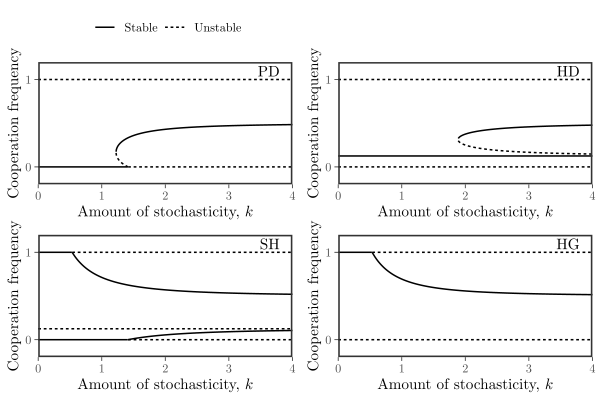

Write the R code that produced this figure.
library(dplyr)
library(ggplot2); theme_set(theme_bw(base_family="Times"))
library(egg)
library(tikzDevice)

gfun <- function(x, amat, k) {
  R <- amat[1,1]
  S <- amat[1,2]
  T <- amat[2,1]
  P <- amat[2,2]
  
  xstar <- c(P-S)/(R+P-T-S)
  K <- 1/(k^2 * (R+P-T-S))
  
  if (k > 0) {
    k^2 * (R+P-T-S)^2 * (x-xstar) * (K + (1/2-x) * (x-xstar))
  } else {
    R * x + S * (1-x) - T * x - P * (1-x)
  }
}

dfdx <- function(x, amat, k) {
  R <- amat[1,1]
  S <- amat[1,2]
  T <- amat[2,1]
  P <- amat[2,2]
  
  xstar <- c(P-S)/(R+P-T-S)
  K <- 1/(k^2 * (R+P-T-S))
  
  if (k > 0) {
    dGdx <- k^2 * (R+P-T-S)^2 * (K + (1/2-x) * (x-xstar)) +
      k^2 * (R+P-T-S)^2 * (x-xstar) * (
        (1/2+xstar) - 2 * x
      )
  } else {
    dGdx <- R+P-T-S
  }
  
  x*(1-x) * dGdx + (1-2*x) * gfun(x, amat, k)
}

eqfun <- function(amat, kvec) {
  lapply(kvec, function(k) {
    eq1 <- 0
    eq2 <- 1
    
    st1 <- dfdx(eq1, amat, k) < 0
    st2 <- dfdx(eq2, amat, k) < 0
    
    R <- amat[1,1]
    S <- amat[1,2]
    T <- amat[2,1]
    P <- amat[2,2]
    
    xstar <- c(P-S)/(R+P-T-S)
    
    if(0 < xstar & xstar < 1) {
      eq3 <- xstar
      st3 <- dfdx(eq3, amat, k) < 0
    } else {
      eq3 <- NA
      st3 <- NA
    }
    
    K <- 1/(k^2 * (R+P-T-S))
    
    if ((1/2-xstar)^2 + 4 * K > 0) {
      eq4 <- (xstar + 1/2 + sqrt((1/2-xstar)^2 + 4 * K))/2
      eq5 <- (xstar + 1/2 - sqrt((1/2-xstar)^2 + 4 * K))/2
      st4 <- dfdx(eq4, amat, k) < 0
      st5 <- dfdx(eq5, amat, k) < 0
    } else {
      eq4 <- NA
      eq5 <- NA
      st4 <- NA
      st5 <- NA
    }
    
    data.frame(
      k=k,
      eq=c(eq1, eq2, eq3, eq4, eq5),
      st=c("Unstable", "Stable")[c(st1, st2, st3, st4, st5)+1],
      group=1:5
    )
  }) %>%
    bind_rows
}

amat_pd <- matrix(c(1, -1, 8, 0), 2, 2, byrow=TRUE)
amat_hg <- matrix(c(8, 1, 1, 0), 2, 2, byrow=TRUE)
amat_co <- matrix(c(8, -1, 1, 0), 2, 2, byrow=TRUE)
amat_sd <- matrix(c(1, 1, 8, 0), 2, 2, byrow=TRUE)

kvec <- seq(0, 4, length.out=801)

eq_pd <- eqfun(amat_pd, kvec) %>%
  filter(!is.na(eq), eq >= 0, eq <= 1)

eq_hg <- eqfun(amat_hg, kvec) %>%
  filter(!is.na(eq), eq >= 0, eq <= 1)

eq_co <- eqfun(amat_co, kvec) %>%
  filter(!is.na(eq), eq >= 0, eq <= 1)

eq_sd <- eqfun(amat_sd, kvec) %>%
  filter(!is.na(eq), eq >= 0, eq <= 1)

g1 <- ggplot(eq_pd) +
  geom_path(aes(k, eq, group=interaction(group, st), linetype=st), lwd=1) +
  annotate("text", x=3.8, y=1, label="PD", hjust=1, vjust=-0.3) +
  scale_x_continuous("Amount of stochasticity, $k$", expand=c(0, 0)) +
  scale_y_continuous("Cooperation frequency", limits=c(-0.2, 1.2), expand=c(0, 0),
                     breaks=c(0, 1)) +
  theme(
    panel.grid = element_blank(),
    panel.border = element_rect(linewidth=2),
    legend.title = element_blank(),
    legend.position = "top"
  )

g2 <- ggplot(eq_hg) +
  geom_path(aes(k, eq, group=interaction(group, st), linetype=st), lwd=1) +
  annotate("text", x=3.8, y=1, label="HG", hjust=1, vjust=-0.3) +
  scale_x_continuous("Amount of stochasticity, $k$", expand=c(0, 0)) +
  scale_y_continuous("Cooperation frequency", limits=c(-0.2, 1.2), expand=c(0, 0),
                     breaks=c(0, 1))+
  theme(
    panel.grid = element_blank(),
    panel.border = element_rect(linewidth=2),
    legend.title = element_blank(),
    legend.position = "none"
  )

g3 <- ggplot(eq_co) +
  geom_path(aes(k, eq, group=interaction(group, st), linetype=st), lwd=1) +
  annotate("text", x=3.8, y=1, label="SH", hjust=1, vjust=-0.3) +
  scale_x_continuous("Amount of stochasticity, $k$", expand=c(0, 0)) +
  scale_y_continuous("Cooperation frequency", limits=c(-0.2, 1.2), expand=c(0, 0),
                     breaks=c(0, 1))+
  theme(
    panel.grid = element_blank(),
    panel.border = element_rect(linewidth=2),
    legend.title = element_blank(),
    legend.position = "none"
  )

g4 <- ggplot(eq_sd) +
  geom_path(aes(k, eq, group=interaction(group, st), linetype=st), lwd=1) +
  annotate("text", x=3.8, y=1, label="HD", hjust=1, vjust=-0.3) +
  scale_x_continuous("Amount of stochasticity, $k$", expand=c(0, 0)) +
  scale_y_continuous("Cooperation frequency", limits=c(-0.2, 1.2), expand=c(0, 0),
                     breaks=c(0, 1))+
  theme(
    panel.grid = element_blank(),
    panel.border = element_rect(linewidth=2),
    legend.title = element_blank(),
    legend.position = "none"
  )

gcomb <- ggarrange(g1, g4, g3,  g2, ncol=2)

tikz(file = "figure_stoch_bifur_v2.tex", width = 6, height = 4, standAlone = T)
plot(gcomb)
dev.off()
tools::texi2dvi('figure_stoch_bifur_v2.tex', pdf = T, clean = T)
